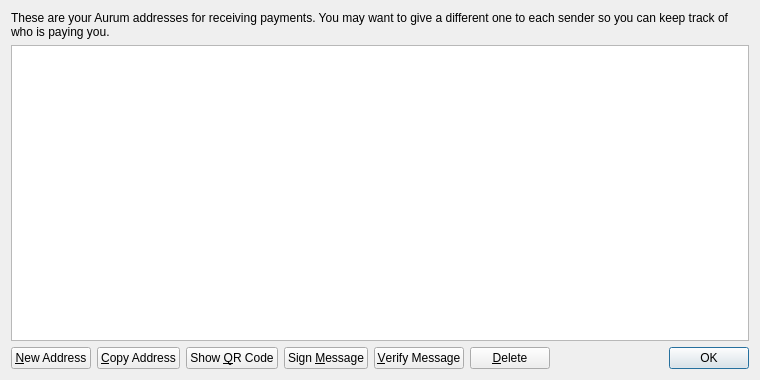
<?xml version="1.0" encoding="UTF-8"?>
<ui version="4.0">
 <class>AddressBookPage</class>
 <widget class="QWidget" name="AddressBookPage">
  <property name="geometry">
   <rect>
    <x>0</x>
    <y>0</y>
    <width>760</width>
    <height>380</height>
   </rect>
  </property>
  <property name="windowTitle">
   <string>Address Book</string>
  </property>
  <layout class="QVBoxLayout" name="verticalLayout">
   <item>
    <widget class="QLabel" name="labelExplanation">
     <property name="text">
      <string>These are your Aurum addresses for receiving payments. You may want to give a different one to each sender so you can keep track of who is paying you.</string>
     </property>
     <property name="textFormat">
      <enum>Qt::PlainText</enum>
     </property>
     <property name="wordWrap">
      <bool>true</bool>
     </property>
    </widget>
   </item>
   <item>
    <widget class="QTableView" name="tableView">
     <property name="contextMenuPolicy">
      <enum>Qt::CustomContextMenu</enum>
     </property>
     <property name="toolTip">
      <string>Double-click to edit address or label</string>
     </property>
     <property name="tabKeyNavigation">
      <bool>false</bool>
     </property>
     <property name="alternatingRowColors">
      <bool>true</bool>
     </property>
     <property name="selectionMode">
      <enum>QAbstractItemView::SingleSelection</enum>
     </property>
     <property name="selectionBehavior">
      <enum>QAbstractItemView::SelectRows</enum>
     </property>
     <property name="sortingEnabled">
      <bool>true</bool>
     </property>
     <attribute name="verticalHeaderVisible">
      <bool>false</bool>
     </attribute>
    </widget>
   </item>
   <item>
    <layout class="QHBoxLayout" name="horizontalLayout">
     <item>
      <widget class="QPushButton" name="newAddressButton">
       <property name="toolTip">
        <string>Create a new address</string>
       </property>
       <property name="text">
        <string>&amp;New Address</string>
       </property>
       <property name="icon">
        <iconset resource="../bitcoin.qrc">
         <normaloff>:/icons/add</normaloff>:/icons/add</iconset>
       </property>
      </widget>
     </item>
     <item>
      <widget class="QPushButton" name="copyToClipboard">
       <property name="toolTip">
        <string>Copy the currently selected address to the system clipboard</string>
       </property>
       <property name="text">
        <string>&amp;Copy Address</string>
       </property>
       <property name="icon">
        <iconset resource="../bitcoin.qrc">
         <normaloff>:/icons/editcopy</normaloff>:/icons/editcopy</iconset>
       </property>
      </widget>
     </item>
     <item>
      <widget class="QPushButton" name="showQRCode">
       <property name="text">
        <string>Show &amp;QR Code</string>
       </property>
       <property name="icon">
        <iconset resource="../bitcoin.qrc">
         <normaloff>:/icons/qrcode</normaloff>:/icons/qrcode</iconset>
       </property>
      </widget>
     </item>
     <item>
      <widget class="QPushButton" name="signMessage">
       <property name="toolTip">
        <string>Sign a message to prove you own a Aurum address</string>
       </property>
       <property name="text">
        <string>Sign &amp;Message</string>
       </property>
       <property name="icon">
        <iconset resource="../bitcoin.qrc">
         <normaloff>:/icons/edit</normaloff>:/icons/edit</iconset>
       </property>
      </widget>
     </item>
     <item>
      <widget class="QPushButton" name="verifyMessage">
       <property name="toolTip">
        <string>Verify a message to ensure it was signed with a specified Aurum address</string>
       </property>
       <property name="text">
        <string>&amp;Verify Message</string>
       </property>
       <property name="icon">
        <iconset resource="../bitcoin.qrc">
         <normaloff>:/icons/transaction_0</normaloff>:/icons/transaction_0</iconset>
       </property>
      </widget>
     </item>
     <item>
      <widget class="QPushButton" name="deleteButton">
       <property name="toolTip">
        <string>Delete the currently selected address from the list</string>
       </property>
       <property name="text">
        <string>&amp;Delete</string>
       </property>
       <property name="icon">
        <iconset resource="../bitcoin.qrc">
         <normaloff>:/icons/remove</normaloff>:/icons/remove</iconset>
       </property>
      </widget>
     </item>
     <item>
      <spacer name="horizontalSpacer">
       <property name="orientation">
        <enum>Qt::Horizontal</enum>
       </property>
       <property name="sizeHint" stdset="0">
        <size>
         <width>40</width>
         <height>20</height>
        </size>
       </property>
      </spacer>
     </item>
     <item>
      <widget class="QDialogButtonBox" name="buttonBox">
       <property name="sizePolicy">
        <sizepolicy hsizetype="Maximum" vsizetype="Fixed">
         <horstretch>0</horstretch>
         <verstretch>0</verstretch>
        </sizepolicy>
       </property>
       <property name="standardButtons">
        <set>QDialogButtonBox::Ok</set>
       </property>
      </widget>
     </item>
    </layout>
   </item>
  </layout>
 </widget>
 <resources>
  <include location="../bitcoin.qrc"/>
 </resources>
 <connections/>
</ui>
